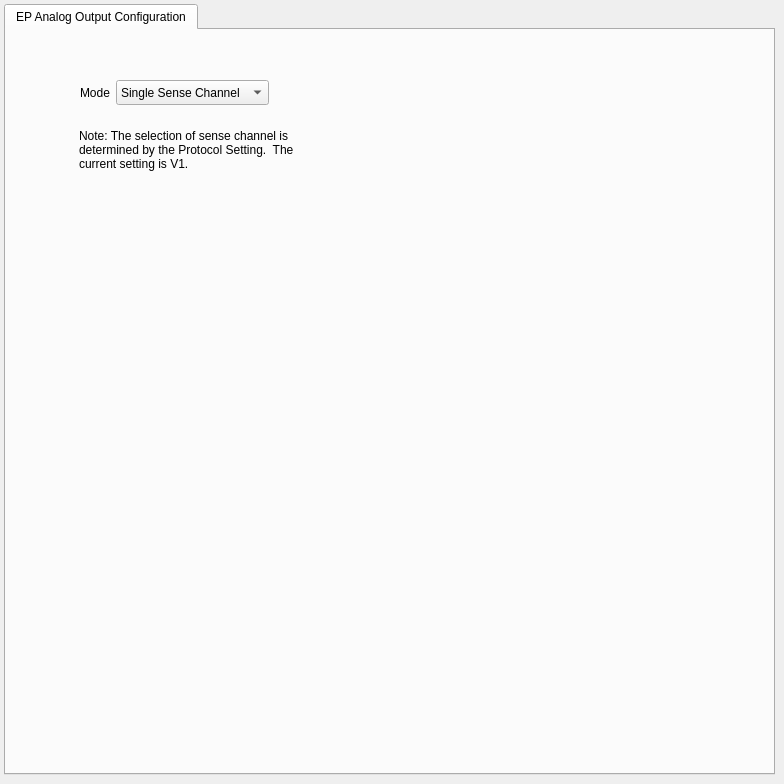
     <widget class="QWidget" name="analogOutPage">
      <widget class="QTabWidget" name="analogOutTabWidget">
       <property name="geometry">
        <rect>
         <x>4</x>
         <y>4</y>
         <width>771</width>
         <height>771</height>
        </rect>
       </property>
       <property name="currentIndex">
        <number>0</number>
       </property>
       <widget class="QWidget" name="analogOutTab">
        <attribute name="title">
         <string>EP Analog Output Configuration</string>
        </attribute>
        <widget class="QComboBox" name="comboBox">
         <property name="geometry">
          <rect>
           <x>110</x>
           <y>50</y>
           <width>153</width>
           <height>25</height>
          </rect>
         </property>
         <item>
          <property name="text">
           <string>Single Sense Channel</string>
          </property>
         </item>
        </widget>
        <widget class="QLabel" name="label_8">
         <property name="geometry">
          <rect>
           <x>74</x>
           <y>50</y>
           <width>32</width>
           <height>25</height>
          </rect>
         </property>
         <property name="text">
          <string>Mode</string>
         </property>
         <property name="buddy">
          <cstring>comboBox</cstring>
         </property>
        </widget>
        <widget class="QLabel" name="label_11">
         <property name="geometry">
          <rect>
           <x>73</x>
           <y>99</y>
           <width>241</width>
           <height>61</height>
          </rect>
         </property>
         <property name="text">
          <string>Note: The selection of sense channel is determined by the Protocol Setting.  The current setting is V1.</string>
         </property>
         <property name="alignment">
          <set>Qt::AlignLeading|Qt::AlignLeft|Qt::AlignTop</set>
         </property>
         <property name="wordWrap">
          <bool>true</bool>
         </property>
        </widget>
       </widget>
      </widget>
     </widget>
